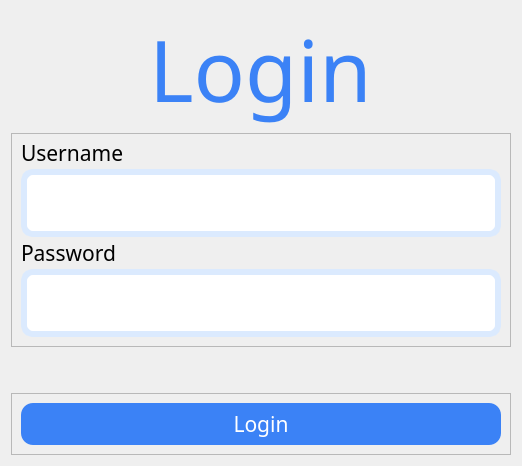
      <widget class="QWidget" name="loginPage">
       <layout class="QVBoxLayout" name="verticalLayout_4">
        <item alignment="Qt::AlignmentFlag::AlignHCenter|Qt::AlignmentFlag::AlignBottom">
         <widget class="QLabel" name="loginTitleLabel">
          <property name="font">
           <font>
            <family>Magic Retro</family>
            <pointsize>64</pointsize>
           </font>
          </property>
          <property name="styleSheet">
           <string notr="true">QLabel {
	color: #3B82F6;
}</string>
          </property>
          <property name="text">
           <string>Login</string>
          </property>
         </widget>
        </item>
        <item alignment="Qt::AlignmentFlag::AlignHCenter">
         <widget class="QFrame" name="usernameAndPasswordFrame">
          <property name="minimumSize">
           <size>
            <width>500</width>
            <height>0</height>
           </size>
          </property>
          <property name="maximumSize">
           <size>
            <width>500</width>
            <height>16777215</height>
           </size>
          </property>
          <property name="frameShape">
           <enum>QFrame::Shape::StyledPanel</enum>
          </property>
          <property name="frameShadow">
           <enum>QFrame::Shadow::Raised</enum>
          </property>
          <layout class="QVBoxLayout" name="verticalLayout_2">
           <item alignment="Qt::AlignmentFlag::AlignBottom">
            <widget class="QLabel" name="usernameLabel">
             <property name="minimumSize">
              <size>
               <width>0</width>
               <height>0</height>
              </size>
             </property>
             <property name="maximumSize">
              <size>
               <width>16777215</width>
               <height>20</height>
              </size>
             </property>
             <property name="font">
              <font>
               <family>Poppins</family>
               <pointsize>16</pointsize>
              </font>
             </property>
             <property name="text">
              <string>Username</string>
             </property>
            </widget>
           </item>
           <item>
            <widget class="QLineEdit" name="usernameInput">
             <property name="font">
              <font>
               <family>Poppins</family>
               <pointsize>16</pointsize>
              </font>
             </property>
             <property name="styleSheet">
              <string notr="true">QLineEdit {
	padding: 12px;
	border-radius: 12px;
	border: 6px solid #DBEAFE;
}</string>
             </property>
            </widget>
           </item>
           <item>
            <widget class="QLabel" name="passwordLabel">
             <property name="maximumSize">
              <size>
               <width>16777215</width>
               <height>20</height>
              </size>
             </property>
             <property name="font">
              <font>
               <family>Poppins</family>
               <pointsize>16</pointsize>
              </font>
             </property>
             <property name="text">
              <string>Password</string>
             </property>
            </widget>
           </item>
           <item>
            <widget class="QLineEdit" name="passwordInput">
             <property name="font">
              <font>
               <family>Poppins</family>
               <pointsize>16</pointsize>
              </font>
             </property>
             <property name="styleSheet">
              <string notr="true">QLineEdit {
	padding: 12px;
	border-radius: 12px;
	border: 6px solid #DBEAFE;
}</string>
             </property>
             <property name="echoMode">
              <enum>QLineEdit::EchoMode::Password</enum>
             </property>
            </widget>
           </item>
          </layout>
         </widget>
        </item>
        <item>
         <spacer name="verticalSpacer">
          <property name="orientation">
           <enum>Qt::Orientation::Vertical</enum>
          </property>
          <property name="sizeType">
           <enum>QSizePolicy::Policy::Maximum</enum>
          </property>
          <property name="sizeHint" stdset="0">
           <size>
            <width>20</width>
            <height>40</height>
           </size>
          </property>
         </spacer>
        </item>
        <item alignment="Qt::AlignmentFlag::AlignHCenter|Qt::AlignmentFlag::AlignTop">
         <widget class="QFrame" name="submitLoginFrame">
          <property name="minimumSize">
           <size>
            <width>500</width>
            <height>0</height>
           </size>
          </property>
          <property name="frameShape">
           <enum>QFrame::Shape::StyledPanel</enum>
          </property>
          <property name="frameShadow">
           <enum>QFrame::Shadow::Raised</enum>
          </property>
          <layout class="QVBoxLayout" name="verticalLayout_5">
           <item alignment="Qt::AlignmentFlag::AlignTop">
            <widget class="QPushButton" name="submitLoginButton">
             <property name="maximumSize">
              <size>
               <width>16777215</width>
               <height>16777215</height>
              </size>
             </property>
             <property name="font">
              <font>
               <family>Poppins</family>
               <pointsize>16</pointsize>
              </font>
             </property>
             <property name="styleSheet">
              <string notr="true">QPushButton {
	border-radius: 12px;
	background: #3B82F6;
	color: white;
	padding: 6px;
}

QPushButton:hover {
	background: rgba(59, 130, 246, 200);
}

QPushButton:pressed {
	background: rgba(59, 130, 246, 150);
}</string>
             </property>
             <property name="text">
              <string>Login</string>
             </property>
            </widget>
           </item>
          </layout>
         </widget>
        </item>
       </layout>
      </widget>
